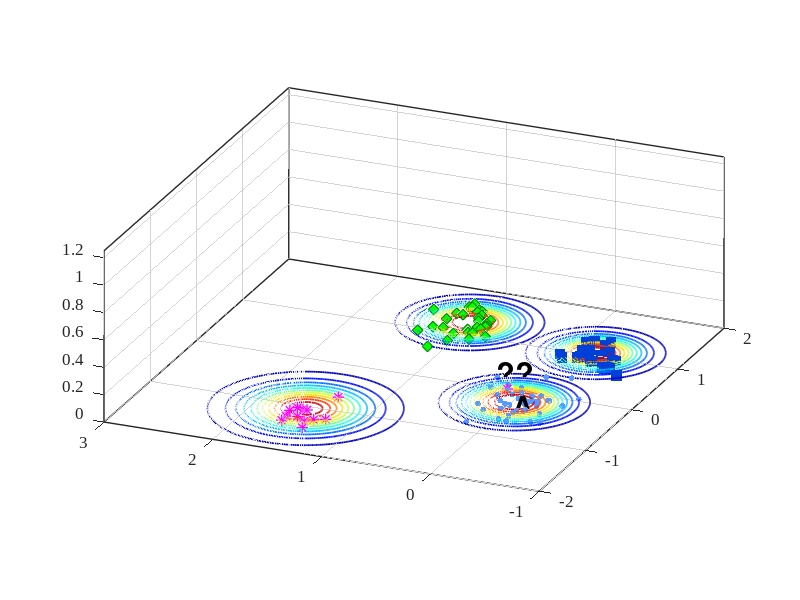

Reproduce this figure in MATLAB.
%% Reproduce EVM-style demo figure (no toolboxes)
clear; close all; clc; rng(7);

% ---------- 1) 合成四类二维数据 ----------
% 类中心（大致对应图中位置）
C_star  = [-1.15  1.55];   % 红色星
C_diam  = [ 1.25  1.05];   % 绿色菱形
C_square= [ 1.05 -0.20];   % 蓝色方块
C_dot   = [-0.20  0.00];   % 蓝色小点（被 A 标注影响的那簇）

% 协方差（控制每簇形状）
S = @(sx,sy,rho)[sx^2 rho*sx*sy; rho*sx*sy sy^2];
Sig_star   = S(0.18,0.20, 0.05);
Sig_diam   = S(0.22,0.18,-0.10);
Sig_square = S(0.20,0.16, 0.05);
Sig_dot    = S(0.25,0.18, 0.00);

% 从高斯采样（不用 mvnrnd）
sample = @(N,mu,SIG) (randn(N,2)*chol(SIG,'lower') + mu);

X_star   = sample(12,C_star,   Sig_star);
X_diam   = sample(30,C_diam,   Sig_diam);
X_square = sample(28,C_square, Sig_square);
X_dot    = sample(45,C_dot,    Sig_dot);

% 加一个“离群星”靠近 A（见原图左中）
X_star = [X_star; 0.02 0.15];

% ---------- 2) 底面散点与样式 ----------
figure('Color','w','Position',[100,100,800,600]);
hold on; box on; grid on;
z0 = 0; % 所有散点都放在 z=0 的平面

scatter3(X_dot(:,1),   X_dot(:,2),   z0+zeros(size(X_dot,1),1),   18, [0.35 0.60 1.00], 'filled');  % 蓝色小点
scatter3(X_diam(:,1),  X_diam(:,2),  z0+zeros(size(X_diam,1),1),  60, 'g', 'd', 'filled', 'MarkerEdgeColor',[0 0.45 0]); % 绿菱形
scatter3(X_square(:,1),X_square(:,2),z0+zeros(size(X_square,1),1),60, [0 0.25 0.85], 's', 'filled'); % 蓝方块
scatter3(X_star(:,1),  X_star(:,2),  z0+zeros(size(X_star,1),1),  70, [1 0 1], '*', 'LineWidth',1.0); % 洋红星

% ---------- 3) ψ-model 等值环（彩色同心） ----------
% 采用带形状参的径向函数 psi(r) = exp(-(r/s)^t)
psi = @(X,Y,cx,cy,s,t) exp( - ( sqrt((X-cx).^2 + (Y-cy).^2) ./ s ).^t );

% 选几处“极端向量/代表点”（包含 A 所在）
EV = [ -0.23 -0.02 ;   % A 对应蓝点极端向量
        1.06 -0.22 ;   % 蓝方块
        1.28  1.03 ;   % 绿菱形
       -1.05  1.55 ];  % 红星
scale = [0.42, 0.36, 0.40, 0.48];   % 各自 scale
shape = [2.6,  2.2,  2.4,  2.0];    % 各自 shape

% 网格
[xg,yg] = meshgrid(linspace(-3,3,400));
colormap(jet); caxis([0 1]);

% 等高线层级（红到蓝：高到低）
levels = linspace(1.0,0.05,12);

for k = 1:size(EV,1)
    Z = psi(xg,yg,EV(k,1),EV(k,2),scale(k),shape(k));
    [~, h] = contour(xg,yg,Z,levels);    % 直接画在底面，保持颜色映射
    set(h,'LineWidth',1.25);

    % 将等高线明确压到 z=0（兼容不同 MATLAB 版本）
    ch = get(h,'Children');
    for ic = 1:numel(ch)
        zd = get(ch(ic),'ZData');
        if ~isempty(zd)
            set(ch(ic),'ZData',zeros(size(zd))); % 强制贴在 z=0
        end
    end
end

% 标出 A 与问号
text(-0.34,-0.06,0.02,'A','FontWeight','bold','FontSize',20,'Color','k');
text( 0.25, 0.35,0.03,'??','FontWeight','bold','FontSize',22,'Color','k');
text( 2.90,-0.05,0.03,'?','FontWeight','bold','FontSize',22,'Color','k');

% ---------- 4) 上方半透明“钟形面”（表示类支持/概率） ----------
% 用四个高斯穹顶，中心与各簇一致
gauss2 = @(X,Y,cx,cy,s) exp(-((X-cx).^2 + (Y-cy).^2)/(2*s^2));
tops  = {C_star, C_diam, C_square, C_dot};
sigT  = [0.65 0.55 0.55 0.60];
amp   = [1.05 0.95 0.90 0.85];

for i=1:4
    Zt = amp(i) * gauss2(xg,yg,tops{i}(1),tops{i}(2),sigT(i));
    s1 = surf(xg,yg,Zt, 'EdgeColor','none', 'FaceAlpha',0.);
end
shading interp; camlight headlight; lighting gouraud;

% ---------- 5) 轴、视角与观感 ----------
xlim([-2 2]); ylim([-1 3]); zlim([0 1.25]); view(-67,22);
axis vis3d; daspect([1 1 0.8]);
set(gca,'FontName','Times New Roman','FontSize',12,'LineWidth',1);
% xlabel('x'); ylabel('y'); zlabel('score / \psi');

% 网格和背景风格
grid on; set(gca,'GridAlpha',0.2,'MinorGridAlpha',0.15);
